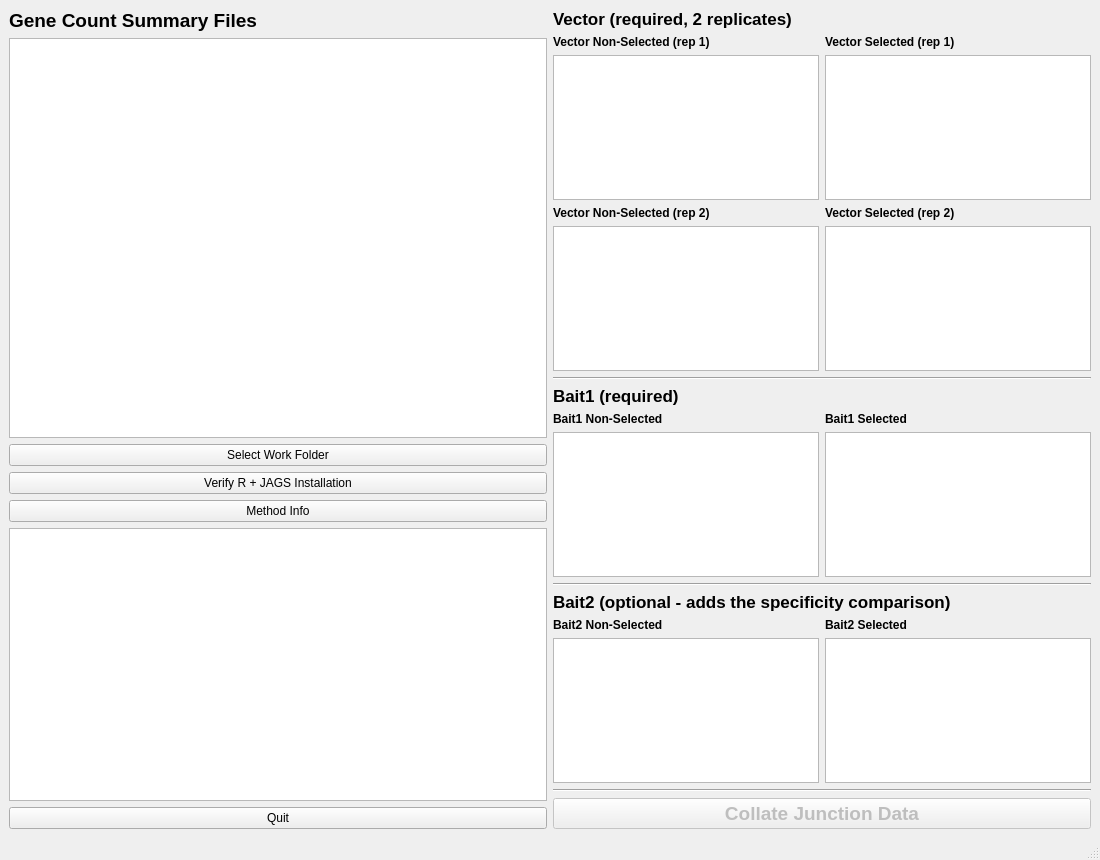
<?xml version="1.0" encoding="UTF-8"?>
<ui version="4.0">
 <class>StatMaker</class>
 <widget class="QMainWindow" name="StatMaker">
  <property name="geometry">
   <rect>
    <x>0</x>
    <y>0</y>
    <width>1100</width>
    <height>860</height>
   </rect>
  </property>
  <property name="minimumSize">
   <size>
    <width>1100</width>
    <height>860</height>
   </size>
  </property>
  <property name="windowTitle">
   <string>Stat Maker v3 - Collation</string>
  </property>
  <widget class="QWidget" name="centralwidget">
   <layout class="QHBoxLayout" name="mainLayout">
    <item>
     <layout class="QVBoxLayout" name="leftLayout">
      <property name="sizeConstraint">
       <enum>QLayout::SetDefaultConstraint</enum>
      </property>
      <item>
       <widget class="QLabel" name="label_files">
        <property name="font">
         <font>
          <pointsize>14</pointsize>
          <weight>75</weight>
          <bold>true</bold>
         </font>
        </property>
        <property name="text">
         <string>Gene Count Summary Files</string>
        </property>
       </widget>
      </item>
      <item>
       <widget class="DragDropListView" name="file_list">
        <property name="minimumSize">
         <size>
          <width>280</width>
          <height>400</height>
         </size>
        </property>
       </widget>
      </item>
      <item>
       <widget class="QPushButton" name="folder_choice_btn">
        <property name="text">
         <string>Select Work Folder</string>
        </property>
       </widget>
      </item>
      <item>
       <widget class="QPushButton" name="verify_env_btn">
        <property name="text">
         <string>Verify R + JAGS Installation</string>
        </property>
       </widget>
      </item>
      <item>
       <widget class="QPushButton" name="method_info_btn">
        <property name="text">
         <string>Method Info</string>
        </property>
       </widget>
      </item>
      <item>
       <widget class="QTextEdit" name="log_text">
        <property name="minimumSize">
         <size>
          <width>280</width>
          <height>140</height>
         </size>
        </property>
        <property name="font">
         <font>
          <family>Menlo</family>
          <pointsize>11</pointsize>
         </font>
        </property>
        <property name="readOnly">
         <bool>true</bool>
        </property>
       </widget>
      </item>
      <item>
       <widget class="QPushButton" name="quit_btn">
        <property name="text">
         <string>Quit</string>
        </property>
       </widget>
      </item>
     </layout>
    </item>
    <item>
     <layout class="QVBoxLayout" name="rightLayout">
      <item>
       <widget class="QLabel" name="label_vector_section">
        <property name="font">
         <font>
          <pointsize>13</pointsize>
          <weight>75</weight>
          <bold>true</bold>
         </font>
        </property>
        <property name="text">
         <string>Vector (required, 2 replicates)</string>
        </property>
       </widget>
      </item>
      <item>
       <layout class="QHBoxLayout" name="vecRow1">
        <item>
         <layout class="QVBoxLayout" name="vecCol2">
          <item>
           <widget class="QLabel" name="label_vecnonsel1">
            <property name="font">
             <font>
              <weight>75</weight>
              <bold>true</bold>
             </font>
            </property>
            <property name="text">
             <string>Vector Non-Selected (rep 1)</string>
            </property>
           </widget>
          </item>
          <item>
           <widget class="DragDropListView" name="vec_nonsel_list">
            <property name="minimumSize">
             <size>
              <width>0</width>
              <height>55</height>
             </size>
            </property>
           </widget>
          </item>
         </layout>
        </item>
        <item>
         <layout class="QVBoxLayout" name="vecCol1">
          <item>
           <widget class="QLabel" name="label_vecsel1">
            <property name="font">
             <font>
              <weight>75</weight>
              <bold>true</bold>
             </font>
            </property>
            <property name="text">
             <string>Vector Selected (rep 1)</string>
            </property>
           </widget>
          </item>
          <item>
           <widget class="DragDropListView" name="vec_sel_list">
            <property name="minimumSize">
             <size>
              <width>0</width>
              <height>55</height>
             </size>
            </property>
           </widget>
          </item>
         </layout>
        </item>
       </layout>
      </item>
      <item>
       <layout class="QHBoxLayout" name="vecRow2">
        <item>
         <layout class="QVBoxLayout" name="vecCol4">
          <item>
           <widget class="QLabel" name="label_vecnonsel2">
            <property name="font">
             <font>
              <weight>75</weight>
              <bold>true</bold>
             </font>
            </property>
            <property name="text">
             <string>Vector Non-Selected (rep 2)</string>
            </property>
           </widget>
          </item>
          <item>
           <widget class="DragDropListView" name="vec_nonsel_list_2">
            <property name="minimumSize">
             <size>
              <width>0</width>
              <height>55</height>
             </size>
            </property>
           </widget>
          </item>
         </layout>
        </item>
        <item>
         <layout class="QVBoxLayout" name="vecCol3">
          <item>
           <widget class="QLabel" name="label_vecsel2">
            <property name="font">
             <font>
              <weight>75</weight>
              <bold>true</bold>
             </font>
            </property>
            <property name="text">
             <string>Vector Selected (rep 2)</string>
            </property>
           </widget>
          </item>
          <item>
           <widget class="DragDropListView" name="vec_sel_list_2">
            <property name="minimumSize">
             <size>
              <width>0</width>
              <height>55</height>
             </size>
            </property>
           </widget>
          </item>
         </layout>
        </item>
       </layout>
      </item>
      <item>
       <widget class="Line" name="line_1">
        <property name="orientation">
         <enum>Qt::Horizontal</enum>
        </property>
       </widget>
      </item>
      <item>
       <widget class="QLabel" name="label_bait1_section">
        <property name="font">
         <font>
          <pointsize>13</pointsize>
          <weight>75</weight>
          <bold>true</bold>
         </font>
        </property>
        <property name="text">
         <string>Bait1 (required)</string>
        </property>
       </widget>
      </item>
      <item>
       <layout class="QHBoxLayout" name="bait1Row">
        <item>
         <layout class="QVBoxLayout" name="bait1Col2">
          <item>
           <widget class="QLabel" name="label_bait1nonsel">
            <property name="font">
             <font>
              <weight>75</weight>
              <bold>true</bold>
             </font>
            </property>
            <property name="text">
             <string>Bait1 Non-Selected</string>
            </property>
           </widget>
          </item>
          <item>
           <widget class="DragDropListView" name="bait1_nonsel_list">
            <property name="minimumSize">
             <size>
              <width>0</width>
              <height>55</height>
             </size>
            </property>
           </widget>
          </item>
         </layout>
        </item>
        <item>
         <layout class="QVBoxLayout" name="bait1Col1">
          <item>
           <widget class="QLabel" name="label_bait1sel">
            <property name="font">
             <font>
              <weight>75</weight>
              <bold>true</bold>
             </font>
            </property>
            <property name="text">
             <string>Bait1 Selected</string>
            </property>
           </widget>
          </item>
          <item>
           <widget class="DragDropListView" name="bait1_sel_list">
            <property name="minimumSize">
             <size>
              <width>0</width>
              <height>55</height>
             </size>
            </property>
           </widget>
          </item>
         </layout>
        </item>
       </layout>
      </item>
      <item>
       <widget class="Line" name="line_2">
        <property name="orientation">
         <enum>Qt::Horizontal</enum>
        </property>
       </widget>
      </item>
      <item>
       <widget class="QLabel" name="label_bait2_section">
        <property name="font">
         <font>
          <pointsize>13</pointsize>
          <weight>75</weight>
          <bold>true</bold>
         </font>
        </property>
        <property name="text">
         <string>Bait2 (optional - adds the specificity comparison)</string>
        </property>
       </widget>
      </item>
      <item>
       <layout class="QHBoxLayout" name="bait2Row">
        <item>
         <layout class="QVBoxLayout" name="bait2Col2">
          <item>
           <widget class="QLabel" name="label_bait2nonsel">
            <property name="font">
             <font>
              <weight>75</weight>
              <bold>true</bold>
             </font>
            </property>
            <property name="text">
             <string>Bait2 Non-Selected</string>
            </property>
           </widget>
          </item>
          <item>
           <widget class="DragDropListView" name="bait2_nonsel_list">
            <property name="minimumSize">
             <size>
              <width>0</width>
              <height>55</height>
             </size>
            </property>
           </widget>
          </item>
         </layout>
        </item>
        <item>
         <layout class="QVBoxLayout" name="bait2Col1">
          <item>
           <widget class="QLabel" name="label_bait2sel">
            <property name="font">
             <font>
              <weight>75</weight>
              <bold>true</bold>
             </font>
            </property>
            <property name="text">
             <string>Bait2 Selected</string>
            </property>
           </widget>
          </item>
          <item>
           <widget class="DragDropListView" name="bait2_sel_list">
            <property name="minimumSize">
             <size>
              <width>0</width>
              <height>55</height>
             </size>
            </property>
           </widget>
          </item>
         </layout>
        </item>
       </layout>
      </item>
      <item>
       <widget class="Line" name="line_3">
        <property name="orientation">
         <enum>Qt::Horizontal</enum>
        </property>
       </widget>
      </item>
      <item>
       <widget class="QPushButton" name="collate_btn">
        <property name="enabled">
         <bool>false</bool>
        </property>
        <property name="font">
         <font>
          <pointsize>14</pointsize>
          <weight>75</weight>
          <bold>true</bold>
         </font>
        </property>
        <property name="text">
         <string>Collate Junction Data</string>
        </property>
       </widget>
      </item>
      <item>
       <spacer name="verticalSpacer">
        <property name="orientation">
         <enum>Qt::Vertical</enum>
        </property>
        <property name="sizeHint" stdset="0">
         <size>
          <width>20</width>
          <height>40</height>
         </size>
        </property>
       </spacer>
      </item>
     </layout>
    </item>
   </layout>
  </widget>
  <widget class="QStatusBar" name="statusbar"/>
 </widget>
 <customwidgets>
  <customwidget>
   <class>DragDropListView</class>
   <extends>QListWidget</extends>
   <header>DragDropListView</header>
  </customwidget>
 </customwidgets>
 <resources/>
 <connections/>
</ui>
